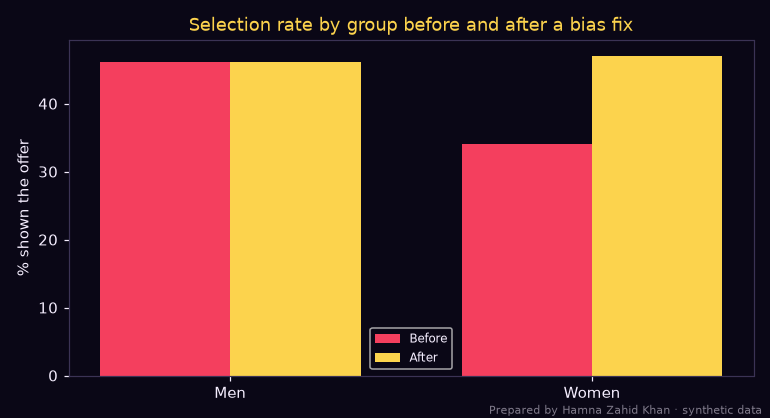

Here is the Python script that generated this plot:
# Auditing an AI targeting model for unfair outcomes: compare who gets shown a loan-offer ad by group,
# using selection rate, the "four-fifths" disparate-impact ratio and error rates.
# Prepared by Hamna Zahid Khan, Junior Lecturer. Synthetic applicants; groups are illustrative.
import numpy as np
import matplotlib
matplotlib.use("Agg")
import matplotlib.pyplot as plt

BG, FIRE, GOLD, VIOLET, EMBER, TEXT = "#0A0716", "#FF6B1A", "#FCD34D", "#A78BFA", "#F43F5E", "#F5EEFF"
rng = np.random.default_rng(21)
N = 4000
group = rng.choice(["Men", "Women"], N, p=[0.6, 0.4])
creditworthy = rng.binomial(1, 0.5, N)          # truly eligible: same 50% in both groups
# A model trained on historical data where women were under-served scores them lower for the same eligibility
score = 0.35 + 0.35 * creditworthy + rng.normal(0, 0.12, N) - 0.10 * (group == "Women")
shown = score > 0.55

def audit(shown_mask, label):
    print(label)
    rates = {}
    for g in ["Men", "Women"]:
        m = group == g
        sel = shown_mask[m].mean()
        tpr = shown_mask[m & (creditworthy == 1)].mean()   # eligible people who were shown the offer
        rates[g] = sel
        print(f"  {g:<6} selection rate {sel:.1%}   eligible people reached (TPR) {tpr:.1%}")
    di = rates["Women"] / rates["Men"]
    print(f"  Disparate-impact ratio = {di:.2f}  ->  {'FAILS' if di < 0.8 else 'passes'} the four-fifths (0.80) rule\n")
    return rates

before = audit(shown, "BEFORE mitigation (one threshold for everyone):")
# Mitigation used here for teaching: remove the biased adjustment by re-scoring without group effect.
# In real projects you would fix the training data/features and re-validate, not just move thresholds.
score_fixed = score + 0.10 * (group == "Women")
after = audit(score_fixed > 0.55, "AFTER mitigation (biased feature removed and model re-scored):")

fig, ax = plt.subplots(figsize=(7, 3.8), facecolor=BG); ax.set_facecolor(BG)
x = np.arange(2)
ax.bar(x - 0.18, [before["Men"] * 100, before["Women"] * 100], 0.36, color=EMBER, label="Before")
ax.bar(x + 0.18, [after["Men"] * 100, after["Women"] * 100], 0.36, color=GOLD, label="After")
ax.set_xticks(x); ax.set_xticklabels(["Men", "Women"], color=TEXT)
ax.set_ylabel("% shown the offer", color=TEXT)
ax.set_title("Selection rate by group before and after a bias fix", color=GOLD)
ax.tick_params(colors=TEXT)
for sp in ax.spines.values(): sp.set_color("#3b3355")
ax.legend(facecolor=BG, labelcolor=TEXT, fontsize=8)
fig.text(0.99, 0.01, "Prepared by Hamna Zahid Khan · synthetic data", color=TEXT, alpha=0.5, ha="right", fontsize=7)
plt.tight_layout(); plt.savefig("session-05_bias_audit.png", dpi=110, facecolor=BG)
print("Saved session-05_bias_audit.png")
